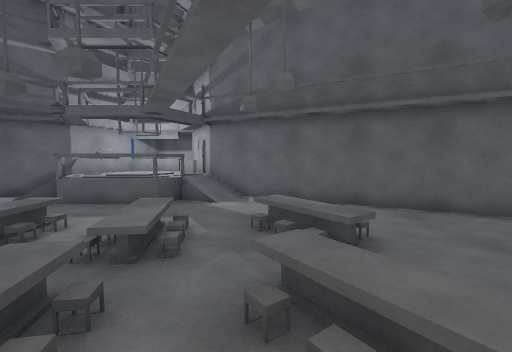
[1] (above)

14 first-person views from a walk through a scene from a Unity 3-D project. The camera is 1.4 m above the floor, tilts 4° down and sees 90° across. Doors are open. The floor is counted in squares, 1 m on a side. Each view is taken from the middle of a square. On the plan, view 1 faces up. The plan holds only what a view shows up to about 13 squares ahead; the rest is blank. The player is left out. Surface patterns are stand-ins for the level's own textures.

[2]
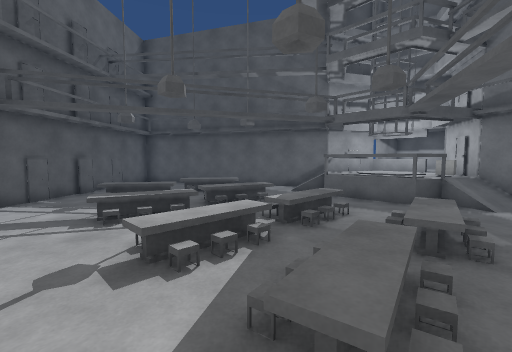

[3]
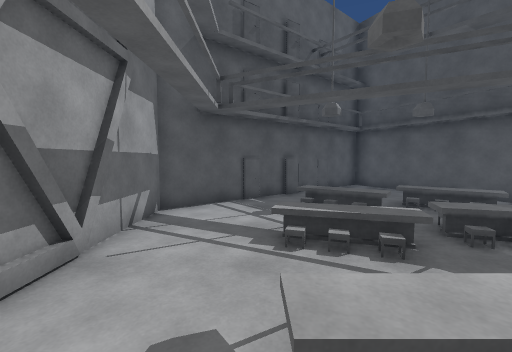

[4]
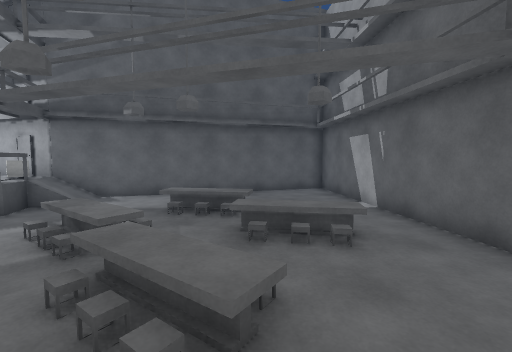

[5]
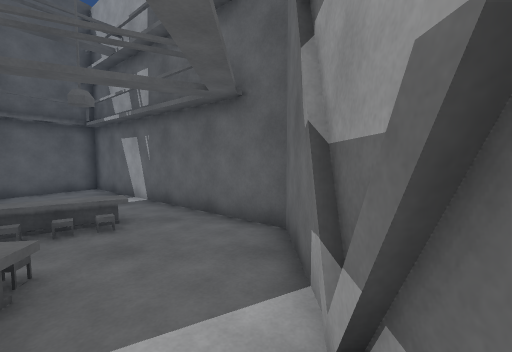

[6]
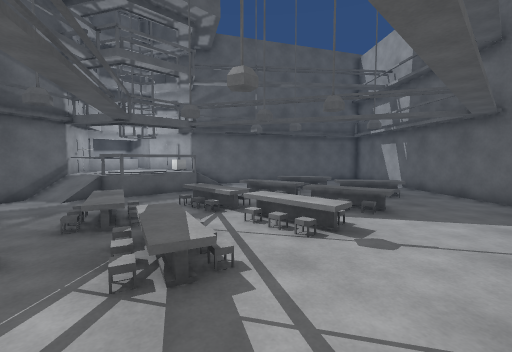

[7]
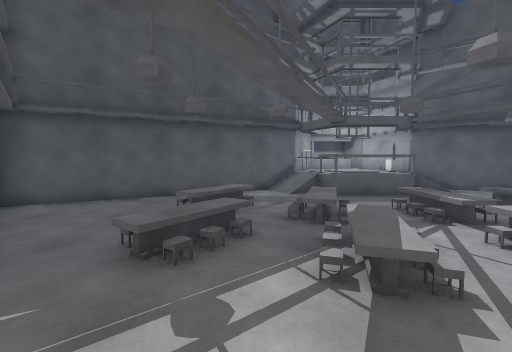

[8]
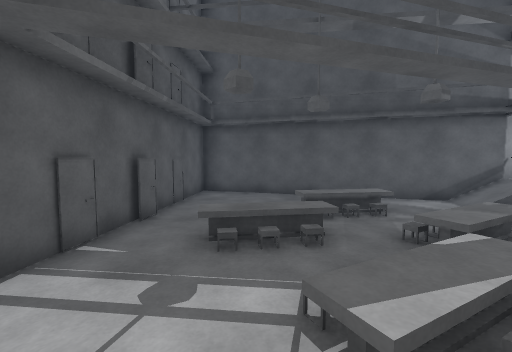

[9]
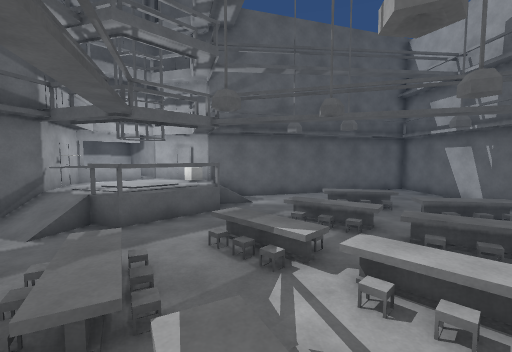

[10]
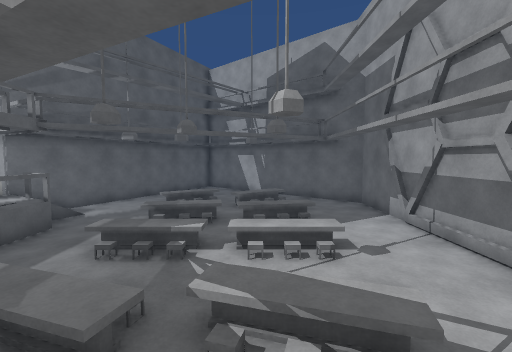

[11]
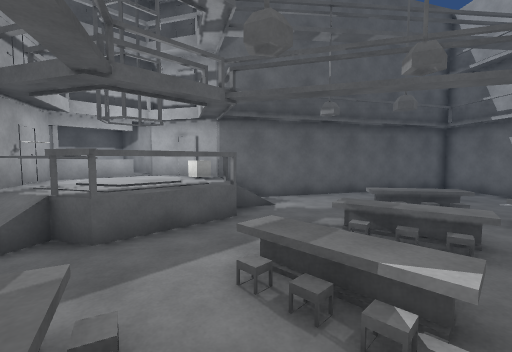

[12]
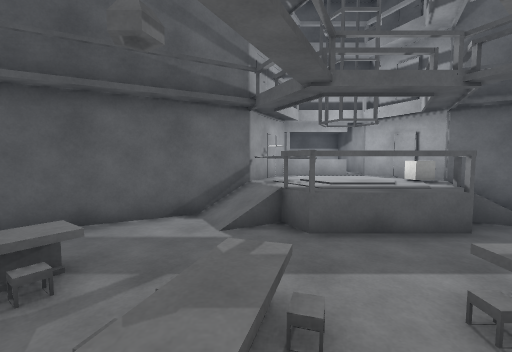

[13]
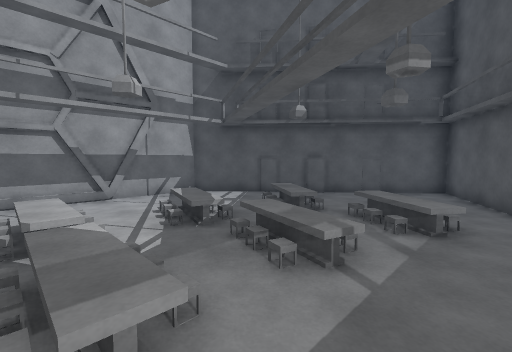

[14]
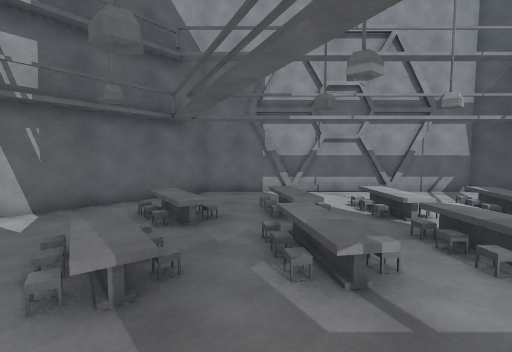

### Floor plan
Key: @ floor where view 1 was taken; # wall or solid block; . floor; / step, stairs or slope; D open door; = window, fence, low wall or low ledge; C cube; O other object.
Columns run from 16 left of view 1 to 7 right of it. Each row starts with its distance up from view 1.
 11          #######
 10        ######CC##
  9      ###/OO###O/###
  8    ###.../====/...###
  7  ###.........DD.....###
  6 ##....//..............##
  5 #....//./O.OO/O.OO.....#
  4 ##..../.O/.//.O/.//....#
  3  #....//...//././/....##
  2  ###.//./O.OO/O.OO/..##
  1    #.././/.//.O..//.##
  0    ##......//...@..##
 -1     ##............##
 -2      ##...........#
 -3       #############

Where each view was taken, in squares from view 1:
view 1: 0 up, 0 right, facing up
view 2: 1 down, 1 left, facing up-left
view 3: 0 up, 3 left, facing left
view 4: 1 down, 3 left, facing up-right
view 5: 2 down, 4 left, facing right
view 6: 2 down, 9 left, facing up-right
view 7: 2 down, 9 left, facing up
view 8: 1 down, 7 left, facing up-left
view 9: 1 up, 8 left, facing up-right
view 10: 2 up, 10 left, facing right
view 11: 3 up, 7 left, facing up-right
view 12: 3 up, 7 left, facing up
view 13: 7 up, 4 left, facing down-left
view 14: 8 up, 1 left, facing down
